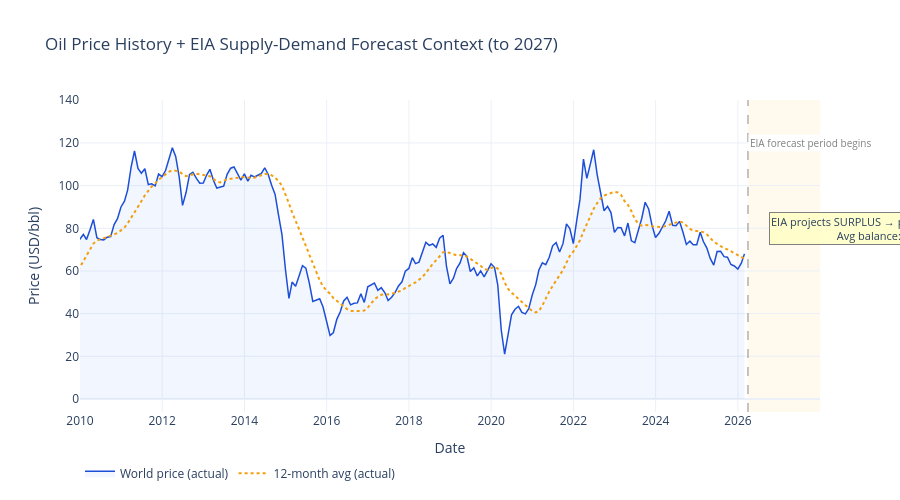

Here is the notebook cell this chart was saved with:
### Markdown cell above
## 6. EIA Price Forecast Through 2027

The EIA Short-Term Energy Outlook (STEO) publishes monthly price forecasts roughly 18-24 months ahead. These are not predictions — they are conditional projections based on current supply, demand, and policy assumptions. They change every month as conditions evolve. Treating them as a directional signal rather than a precise forecast is the right framing.

### Code cell
# Load forecast data
forecast = pd.read_parquet(DATA_DIR + 'master_forecast.parquet')

# The price column in forecast is from the production/consumption join
# For price we use the prices parquet which goes through actuals
# EIA does not provide a standalone price forecast in STEO price sheets
# but we can show where actuals ended and what the supply/demand balance implies

fig = go.Figure()

# Full actual price history
fig.add_trace(go.Scatter(
    x=prices.index, y=prices['price_world'],
    mode='lines', name='World price (actual)',
    line=dict(color='#1D4ED8', width=1.5),
    fill='tozeroy', fillcolor='rgba(37,99,235,0.06)'
))

# 12-month rolling average on actuals
rolling_act = prices['price_world'].rolling(12).mean()
fig.add_trace(go.Scatter(
    x=prices.index, y=rolling_act,
    mode='lines', name='12-month avg (actual)',
    line=dict(color='#F59E0B', width=2, dash='dot')
))

# EIA forecast: supply-demand implied balance shown as shaded context
forecast_balance = forecast['prod_world'] - forecast['cons_world']
forecast_start   = forecast.index.min()
forecast_end     = forecast.index.max()

# Most recent actual price as baseline
last_actual_price = prices['price_world'].dropna().iloc[-1]
last_actual_date  = prices['price_world'].dropna().index[-1]

# Shaded forecast window
fig.add_vrect(
    x0=forecast_start, x1=forecast_end,
    fillcolor='rgba(251,191,36,0.08)',
    layer='below', line_width=0
)
fig.add_vline(x=forecast_start, line_dash='dash',
              line_color='gray', line_width=1.5, opacity=0.6)
fig.add_annotation(
    x=forecast_start, y=120,
    text='EIA forecast period begins',
    showarrow=False, xanchor='left',
    font=dict(size=10, color='gray'), bgcolor='white'
)

# Annotate what balance implies for price direction
avg_fwd_balance = forecast_balance.dropna().mean()
direction_text  = 'EIA projects SURPLUS → price pressure downward' if avg_fwd_balance > 0 else 'EIA projects DEFICIT → price support upward'
fig.add_annotation(
    x=forecast_start + pd.DateOffset(months=6), y=80,
    text=f'{direction_text}<br>Avg balance: {avg_fwd_balance:+.2f} Mb/d',
    showarrow=False, xanchor='left',
    font=dict(size=11), bgcolor='rgba(255,255,200,0.9)',
    bordercolor='gray', borderwidth=1
)

fig.update_layout(
    title='Oil Price History + EIA Supply-Demand Forecast Context (to 2027)',
    xaxis_title='Date', yaxis_title='Price (USD/bbl)',
    xaxis=dict(range=['2010-01-01', str(forecast_end.date())]),
    template='plotly_white', height=500,
    hovermode='x unified',
    legend=dict(orientation='h', y=-0.15)
)
fig.show()

### Figure 1 — Plotly figure (JSON) as saved in the notebook; plotly's stock layout.template omitted (floating-point values rounded to 4 significant figures; data arrays with more than 128 entries replaced by an {"elided": "..."} marker saying what was removed)
{"data": [{"fill": "tozeroy", "fillcolor": "rgba(37,99,235,0.06)", "line": {"color": "#1D4ED8", "width": 1.5}, "mode": "lines", "name": "World price (actual)", "type": "scatter", "x": {"elided": "794 str values"}, "y": {"elided": "794 float values"}}, {"line": {"color": "#F59E0B", "dash": "dot", "width": 2}, "mode": "lines", "name": "12-month avg (actual)", "type": "scatter", "x": {"elided": "794 str values"}, "y": {"elided": "794 float values"}}], "layout": {"annotations": [{"bgcolor": "white", "font": {"color": "gray", "size": 10}, "showarrow": false, "text": "EIA forecast period begins", "x": "2026-03-31T00:00:00", "xanchor": "left", "y": 120}, {"bgcolor": "rgba(255,255,200,0.9)", "bordercolor": "gray", "borderwidth": 1, "font": {"size": 11}, "showarrow": false, "text": "EIA projects SURPLUS → price pressure downward<br>Avg balance: +2.40 Mb/d", "x": "2026-09-30T00:00:00", "xanchor": "left", "y": 80}], "height": 500, "hovermode": "x unified", "legend": {"orientation": "h", "y": -0.15}, "shapes": [{"fillcolor": "rgba(251,191,36,0.08)", "layer": "below", "line": {"width": 0}, "type": "rect", "x0": "2026-03-31T00:00:00", "x1": "2027-12-31T00:00:00", "xref": "x", "y0": 0, "y1": 1, "yref": "y domain"}, {"line": {"color": "gray", "dash": "dash", "width": 1.5}, "opacity": 0.6, "type": "line", "x0": "2026-03-31T00:00:00", "x1": "2026-03-31T00:00:00", "xref": "x", "y0": 0, "y1": 1, "yref": "y domain"}], "title": {"text": "Oil Price History + EIA Supply-Demand Forecast Context (to 2027)"}, "xaxis": {"range": ["2010-01-01", "2027-12-31"], "title": {"text": "Date"}}, "yaxis": {"title": {"text": "Price (USD/bbl)"}}}}
